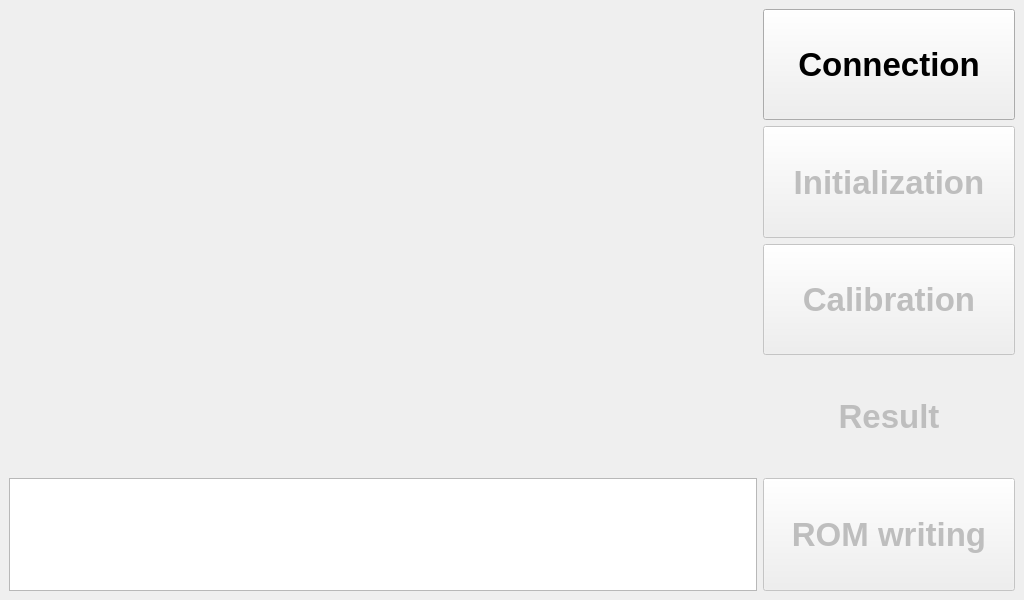
<?xml version="1.0" encoding="UTF-8"?>
<ui version="4.0">
 <class>MainWindow</class>
 <widget class="QMainWindow" name="MainWindow">
  <property name="enabled">
   <bool>true</bool>
  </property>
  <property name="geometry">
   <rect>
    <x>0</x>
    <y>0</y>
    <width>1024</width>
    <height>600</height>
   </rect>
  </property>
  <property name="sizePolicy">
   <sizepolicy hsizetype="Expanding" vsizetype="Expanding">
    <horstretch>1</horstretch>
    <verstretch>1</verstretch>
   </sizepolicy>
  </property>
  <property name="windowTitle">
   <string>MainWindow</string>
  </property>
  <widget class="QWidget" name="centralwidget">
   <property name="enabled">
    <bool>true</bool>
   </property>
   <property name="sizePolicy">
    <sizepolicy hsizetype="Expanding" vsizetype="Expanding">
     <horstretch>0</horstretch>
     <verstretch>0</verstretch>
    </sizepolicy>
   </property>
   <property name="minimumSize">
    <size>
     <width>1024</width>
     <height>600</height>
    </size>
   </property>
   <property name="sizeIncrement">
    <size>
     <width>0</width>
     <height>0</height>
    </size>
   </property>
   <layout class="QGridLayout" name="gridLayout_2">
    <item row="0" column="0">
     <layout class="QGridLayout" name="gridLayout">
      <property name="sizeConstraint">
       <enum>QLayout::SetMinAndMaxSize</enum>
      </property>
      <item row="1" column="1">
       <widget class="QPushButton" name="initialization_push_button">
        <property name="enabled">
         <bool>false</bool>
        </property>
        <property name="sizePolicy">
         <sizepolicy hsizetype="Expanding" vsizetype="Expanding">
          <horstretch>0</horstretch>
          <verstretch>0</verstretch>
         </sizepolicy>
        </property>
        <property name="minimumSize">
         <size>
          <width>250</width>
          <height>100</height>
         </size>
        </property>
        <property name="font">
         <font>
          <pointsize>25</pointsize>
          <weight>75</weight>
          <bold>true</bold>
         </font>
        </property>
        <property name="text">
         <string>Initialization</string>
        </property>
        <property name="checkable">
         <bool>true</bool>
        </property>
       </widget>
      </item>
      <item row="3" column="1">
       <widget class="QLabel" name="pass_fail_label">
        <property name="enabled">
         <bool>false</bool>
        </property>
        <property name="sizePolicy">
         <sizepolicy hsizetype="Expanding" vsizetype="Expanding">
          <horstretch>0</horstretch>
          <verstretch>0</verstretch>
         </sizepolicy>
        </property>
        <property name="minimumSize">
         <size>
          <width>250</width>
          <height>100</height>
         </size>
        </property>
        <property name="font">
         <font>
          <pointsize>25</pointsize>
          <weight>75</weight>
          <bold>true</bold>
         </font>
        </property>
        <property name="styleSheet">
         <string notr="true"/>
        </property>
        <property name="text">
         <string>Result</string>
        </property>
        <property name="alignment">
         <set>Qt::AlignCenter</set>
        </property>
       </widget>
      </item>
      <item row="2" column="1">
       <widget class="QPushButton" name="calibration_push_button">
        <property name="enabled">
         <bool>false</bool>
        </property>
        <property name="sizePolicy">
         <sizepolicy hsizetype="Expanding" vsizetype="Expanding">
          <horstretch>0</horstretch>
          <verstretch>0</verstretch>
         </sizepolicy>
        </property>
        <property name="minimumSize">
         <size>
          <width>250</width>
          <height>100</height>
         </size>
        </property>
        <property name="font">
         <font>
          <pointsize>25</pointsize>
          <weight>75</weight>
          <bold>true</bold>
         </font>
        </property>
        <property name="text">
         <string>Calibration</string>
        </property>
        <property name="checkable">
         <bool>true</bool>
        </property>
       </widget>
      </item>
      <item row="0" column="1">
       <widget class="QPushButton" name="connection_push_button">
        <property name="sizePolicy">
         <sizepolicy hsizetype="Expanding" vsizetype="Expanding">
          <horstretch>0</horstretch>
          <verstretch>0</verstretch>
         </sizepolicy>
        </property>
        <property name="minimumSize">
         <size>
          <width>250</width>
          <height>100</height>
         </size>
        </property>
        <property name="font">
         <font>
          <pointsize>25</pointsize>
          <weight>75</weight>
          <bold>true</bold>
         </font>
        </property>
        <property name="text">
         <string>Connection</string>
        </property>
        <property name="checkable">
         <bool>true</bool>
        </property>
       </widget>
      </item>
      <item row="4" column="1">
       <widget class="QPushButton" name="rom_writing_push_button">
        <property name="enabled">
         <bool>false</bool>
        </property>
        <property name="sizePolicy">
         <sizepolicy hsizetype="Expanding" vsizetype="Expanding">
          <horstretch>0</horstretch>
          <verstretch>0</verstretch>
         </sizepolicy>
        </property>
        <property name="minimumSize">
         <size>
          <width>250</width>
          <height>100</height>
         </size>
        </property>
        <property name="font">
         <font>
          <pointsize>25</pointsize>
          <weight>75</weight>
          <bold>true</bold>
         </font>
        </property>
        <property name="text">
         <string>ROM writing</string>
        </property>
        <property name="checkable">
         <bool>true</bool>
        </property>
        <property name="checked">
         <bool>false</bool>
        </property>
       </widget>
      </item>
      <item row="0" column="0" rowspan="4">
       <widget class="QLabel" name="image_stream">
        <property name="sizePolicy">
         <sizepolicy hsizetype="Expanding" vsizetype="Expanding">
          <horstretch>0</horstretch>
          <verstretch>0</verstretch>
         </sizepolicy>
        </property>
        <property name="minimumSize">
         <size>
          <width>748</width>
          <height>463</height>
         </size>
        </property>
        <property name="sizeIncrement">
         <size>
          <width>0</width>
          <height>0</height>
         </size>
        </property>
        <property name="baseSize">
         <size>
          <width>0</width>
          <height>0</height>
         </size>
        </property>
        <property name="frameShape">
         <enum>QFrame::NoFrame</enum>
        </property>
        <property name="text">
         <string/>
        </property>
       </widget>
      </item>
      <item row="4" column="0">
       <widget class="QTextBrowser" name="log_text_browser">
        <property name="font">
         <font>
          <pointsize>10</pointsize>
         </font>
        </property>
       </widget>
      </item>
     </layout>
    </item>
   </layout>
   <zorder></zorder>
  </widget>
  <action name="actionFull_screen">
   <property name="checkable">
    <bool>true</bool>
   </property>
   <property name="text">
    <string>Full-screen</string>
   </property>
  </action>
 </widget>
 <resources/>
 <connections/>
</ui>
